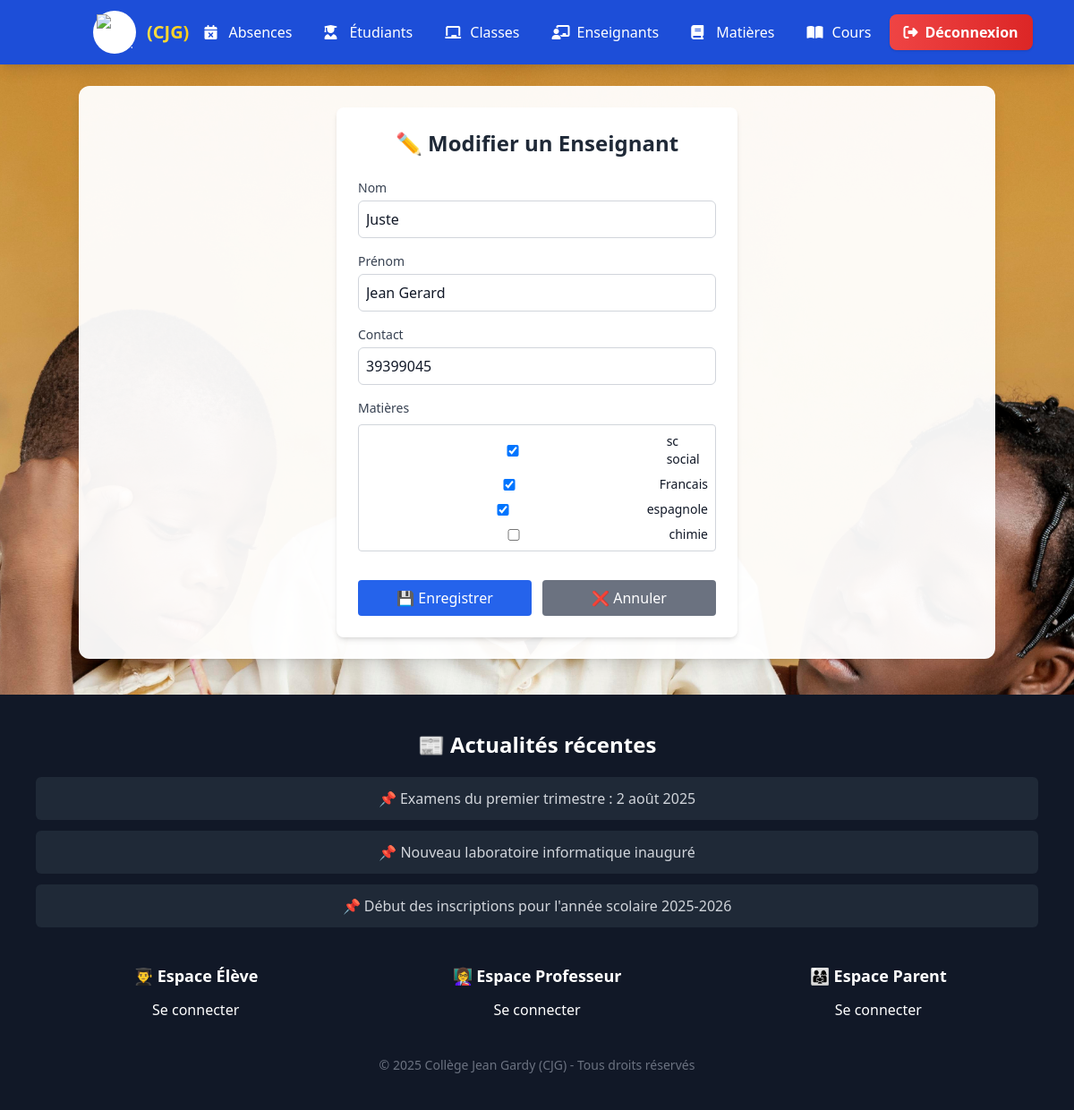
The page /enseignants/1/edit/ (signed in) on the database its author committed.
### enseignants/models.py (models this page shows, shortened)
class Enseignant(models.Model):
    nom = models.CharField(max_length=100)
    prenom = models.CharField(max_length=100)
    contact = models.CharField(max_length=100)
    matieres = models.ManyToManyField("matieres.Matiere", related_name="enseignants", blank=True)

### matieres/models.py (models this page shows, shortened)
class Matiere(models.Model):
    nom = models.CharField(max_length=100)
    def __str__(self):
        return f"{self.nom}"

### enseignants/views.py (the view)
# urls.py: path('<int:pk>/edit/', views.enseignant_update, name='enseignant_update'),
@login_required
def enseignant_update(request, pk):
    if not request.user.is_staff:
        return HttpResponseForbidden("Vous n'avez pas la permission d'accéder à cette page.")
    enseignant = get_object_or_404(Enseignant, pk=pk)
    if request.method == "POST":
        form = EnseignantForm(request.POST, instance=enseignant)
        if form.is_valid():
            form.save()
            return redirect('enseignant_detail', pk=pk)
    else:
        form = EnseignantForm(instance=enseignant)
    return render(request, 'enseignants/enseignant_form.html', {'form': form})

### enseignants/forms.py
class EnseignantForm(forms.ModelForm):
    class Meta:
        model = Enseignant
        fields = ['nom', 'prenom', 'contact', 'matieres']
        widgets = {
            'matieres': forms.CheckboxSelectMultiple(),
        }

### enseignants/templates/enseignants/enseignant_form.html (shortened to what this page needs)
{% extends 'home.html' %}
{% block content %}
<!DOCTYPE html>
<html lang="fr">
<head>
    <script src="https://cdn.tailwindcss.com"></script>
</head>
<body class="bg-gray-50 min-h-screen py-8">
    <div class="max-w-md mx-auto bg-white rounded-lg shadow-md p-6">
        <h2 class="text-2xl font-bold text-gray-800 mb-6 text-center">
            {% if form.instance.pk %}✏️ Modifier{% else %}👨‍🏫 Ajouter{% endif %} un Enseignant
        </h2>
        <form method="POST" class="space-y-4">
            <div>
                <label class="block text-sm font-medium text-gray-700 mb-1">Nom</label>
                {{ form.nom }}
            </div>
            <div>
                <label class="block text-sm font-medium text-gray-700 mb-1">Prénom</label>
                {{ form.prenom }}
            </div>
            <div>
                <label class="block text-sm font-medium text-gray-700 mb-1">Contact</label>
                {{ form.contact }}
            </div>
            <div>
                <label class="block text-sm font-medium text-gray-700 mb-2">Matières</label>
                <div class="space-y-2 max-h-40 overflow-y-auto border border-gray-300 rounded p-2">
                    {% for checkbox in form.matieres %}
                    <label class="flex items-center space-x-2">
                        {{ checkbox.tag }}
                        <span class="text-sm">{{ checkbox.choice_label }}</span>
                    </label>
                    {% endfor %}
                </div>
            </div>
            <div class="flex space-x-3 pt-4">
                <button type="submit" class="flex-1 bg-blue-600 hover:bg-blue-700 text-white py-2 rounded transition">
                    💾 Enregistrer
                </button>
                <a href="{% url 'enseignant_list' %}" class="flex-1 bg-gray-500 hover:bg-gray-600 text-white py-2 rounded text-center transition">
                    ❌ Annuler
                </a>
            </div>
        </form>
    </div>
</body>
</html>
{% endblock %}

### authentification/templates/base.html (style rules this page uses)
body { background-position: center; background-repeat: no-repeat; background-attachment: fixed; background-size: cover; transition: background-image 1s ease-in-out; }

### enseignants/templates/enseignants/enseignant_form.html (style rules this page uses)
input, select { width: 100%; padding: 0.5rem; border: 1px solid #d1d5db; border-radius: 0.375rem; }

### rows shown on the page
Enseignant: nom "Juste", prenom "Jean Gerard", contact "39399045"
Matiere: choice_label "sc social"
Matiere: choice_label "Francais"
Matiere: choice_label "espagnole"
Matiere: choice_label "chimie"
